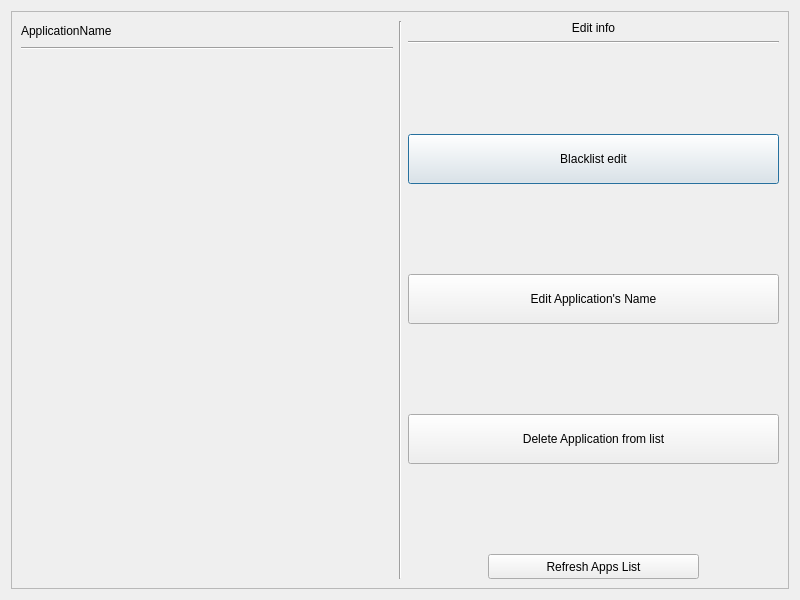
<?xml version="1.0" encoding="UTF-8"?>
<ui version="4.0">
 <class>editModalWindow</class>
 <widget class="QDialog" name="editModalWindow">
  <property name="geometry">
   <rect>
    <x>0</x>
    <y>0</y>
    <width>800</width>
    <height>600</height>
   </rect>
  </property>
  <property name="minimumSize">
   <size>
    <width>400</width>
    <height>400</height>
   </size>
  </property>
  <property name="windowTitle">
   <string>Dialog</string>
  </property>
  <layout class="QGridLayout" name="gridLayout">
   <item row="0" column="0">
    <layout class="QVBoxLayout" name="verticalLayout">
     <item>
      <widget class="QScrollArea" name="appsScrollArea">
       <property name="enabled">
        <bool>true</bool>
       </property>
       <property name="autoFillBackground">
        <bool>false</bool>
       </property>
       <property name="styleSheet">
        <string notr="true"/>
       </property>
       <property name="widgetResizable">
        <bool>true</bool>
       </property>
       <widget class="QWidget" name="appsScrollAreaWidget">
        <property name="geometry">
         <rect>
          <x>0</x>
          <y>0</y>
          <width>774</width>
          <height>574</height>
         </rect>
        </property>
        <layout class="QHBoxLayout" name="horizontalLayout_2">
         <item>
          <layout class="QVBoxLayout" name="verticalLayout_1">
           <item>
            <widget class="QLabel" name="label">
             <property name="maximumSize">
              <size>
               <width>16777215</width>
               <height>20</height>
              </size>
             </property>
             <property name="layoutDirection">
              <enum>Qt::LeftToRight</enum>
             </property>
             <property name="styleSheet">
              <string notr="true"/>
             </property>
             <property name="text">
              <string>ApplicationName</string>
             </property>
             <property name="alignment">
              <set>Qt::AlignLeading|Qt::AlignLeft|Qt::AlignVCenter</set>
             </property>
            </widget>
           </item>
           <item>
            <widget class="Line" name="line_4">
             <property name="orientation">
              <enum>Qt::Horizontal</enum>
             </property>
            </widget>
           </item>
           <item>
            <widget class="QLabel" name="appsOutputLabel">
             <property name="minimumSize">
              <size>
               <width>0</width>
               <height>0</height>
              </size>
             </property>
             <property name="focusPolicy">
              <enum>Qt::NoFocus</enum>
             </property>
             <property name="styleSheet">
              <string notr="true"/>
             </property>
             <property name="alignment">
              <set>Qt::AlignLeading|Qt::AlignLeft|Qt::AlignTop</set>
             </property>
             <property name="textInteractionFlags">
              <set>Qt::LinksAccessibleByMouse|Qt::TextSelectableByKeyboard|Qt::TextSelectableByMouse</set>
             </property>
            </widget>
           </item>
          </layout>
         </item>
         <item>
          <widget class="Line" name="line">
           <property name="orientation">
            <enum>Qt::Vertical</enum>
           </property>
          </widget>
         </item>
         <item>
          <layout class="QVBoxLayout" name="verticalLayout_2">
           <item>
            <widget class="QLabel" name="label_2">
             <property name="maximumSize">
              <size>
               <width>16777215</width>
               <height>20</height>
              </size>
             </property>
             <property name="layoutDirection">
              <enum>Qt::LeftToRight</enum>
             </property>
             <property name="text">
              <string>Edit info</string>
             </property>
             <property name="alignment">
              <set>Qt::AlignCenter</set>
             </property>
            </widget>
           </item>
           <item>
            <widget class="Line" name="line_5">
             <property name="orientation">
              <enum>Qt::Horizontal</enum>
             </property>
            </widget>
           </item>
           <item>
            <spacer name="verticalSpacer_4">
             <property name="orientation">
              <enum>Qt::Vertical</enum>
             </property>
             <property name="sizeHint" stdset="0">
              <size>
               <width>20</width>
               <height>40</height>
              </size>
             </property>
            </spacer>
           </item>
           <item>
            <widget class="QPushButton" name="blacklistEditButton">
             <property name="minimumSize">
              <size>
               <width>0</width>
               <height>50</height>
              </size>
             </property>
             <property name="text">
              <string>Blacklist edit</string>
             </property>
            </widget>
           </item>
           <item>
            <spacer name="verticalSpacer">
             <property name="orientation">
              <enum>Qt::Vertical</enum>
             </property>
             <property name="sizeHint" stdset="0">
              <size>
               <width>20</width>
               <height>40</height>
              </size>
             </property>
            </spacer>
           </item>
           <item>
            <widget class="QPushButton" name="editAppButton">
             <property name="minimumSize">
              <size>
               <width>0</width>
               <height>50</height>
              </size>
             </property>
             <property name="text">
              <string>Edit Application's Name</string>
             </property>
            </widget>
           </item>
           <item>
            <spacer name="verticalSpacer_2">
             <property name="orientation">
              <enum>Qt::Vertical</enum>
             </property>
             <property name="sizeHint" stdset="0">
              <size>
               <width>20</width>
               <height>40</height>
              </size>
             </property>
            </spacer>
           </item>
           <item>
            <widget class="QPushButton" name="deleteAppButton">
             <property name="minimumSize">
              <size>
               <width>0</width>
               <height>50</height>
              </size>
             </property>
             <property name="baseSize">
              <size>
               <width>0</width>
               <height>0</height>
              </size>
             </property>
             <property name="text">
              <string>Delete Application from list</string>
             </property>
            </widget>
           </item>
           <item>
            <spacer name="verticalSpacer_3">
             <property name="orientation">
              <enum>Qt::Vertical</enum>
             </property>
             <property name="sizeHint" stdset="0">
              <size>
               <width>20</width>
               <height>40</height>
              </size>
             </property>
            </spacer>
           </item>
           <item>
            <layout class="QHBoxLayout" name="horizontalLayout">
             <item>
              <spacer name="horizontalSpacer">
               <property name="orientation">
                <enum>Qt::Horizontal</enum>
               </property>
               <property name="sizeType">
                <enum>QSizePolicy::Fixed</enum>
               </property>
               <property name="sizeHint" stdset="0">
                <size>
                 <width>80</width>
                 <height>20</height>
                </size>
               </property>
              </spacer>
             </item>
             <item>
              <widget class="QPushButton" name="refreshListButton">
               <property name="minimumSize">
                <size>
                 <width>0</width>
                 <height>25</height>
                </size>
               </property>
               <property name="baseSize">
                <size>
                 <width>0</width>
                 <height>0</height>
                </size>
               </property>
               <property name="text">
                <string>Refresh Apps List</string>
               </property>
              </widget>
             </item>
             <item>
              <spacer name="horizontalSpacer_2">
               <property name="orientation">
                <enum>Qt::Horizontal</enum>
               </property>
               <property name="sizeType">
                <enum>QSizePolicy::Fixed</enum>
               </property>
               <property name="sizeHint" stdset="0">
                <size>
                 <width>80</width>
                 <height>20</height>
                </size>
               </property>
              </spacer>
             </item>
            </layout>
           </item>
          </layout>
         </item>
        </layout>
       </widget>
      </widget>
     </item>
    </layout>
   </item>
  </layout>
 </widget>
 <resources/>
 <connections/>
</ui>
